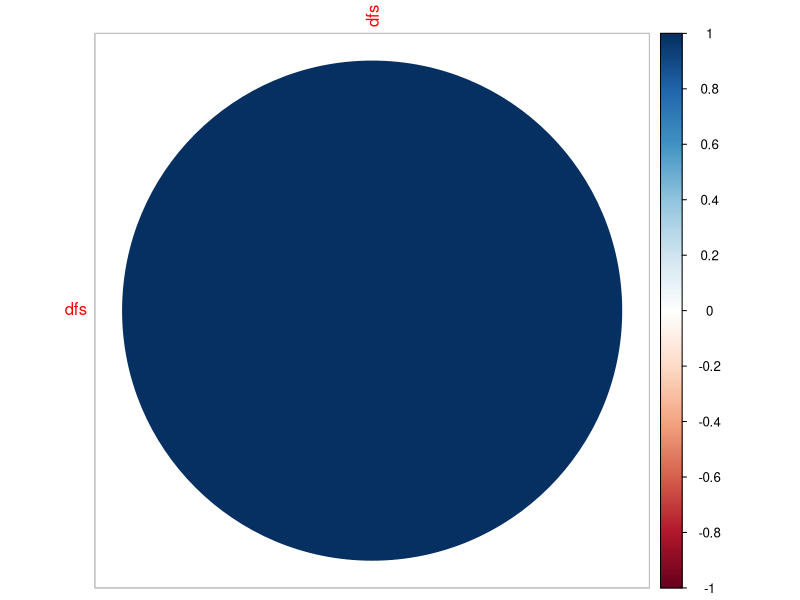
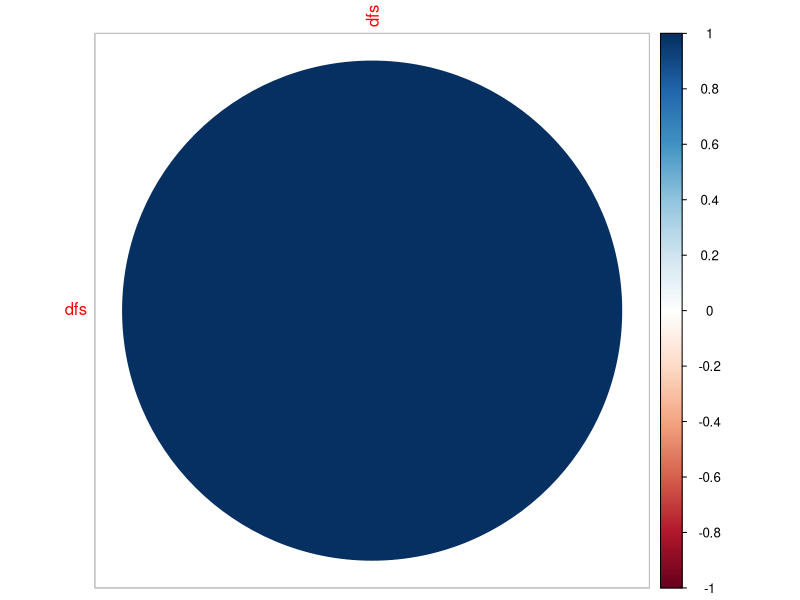
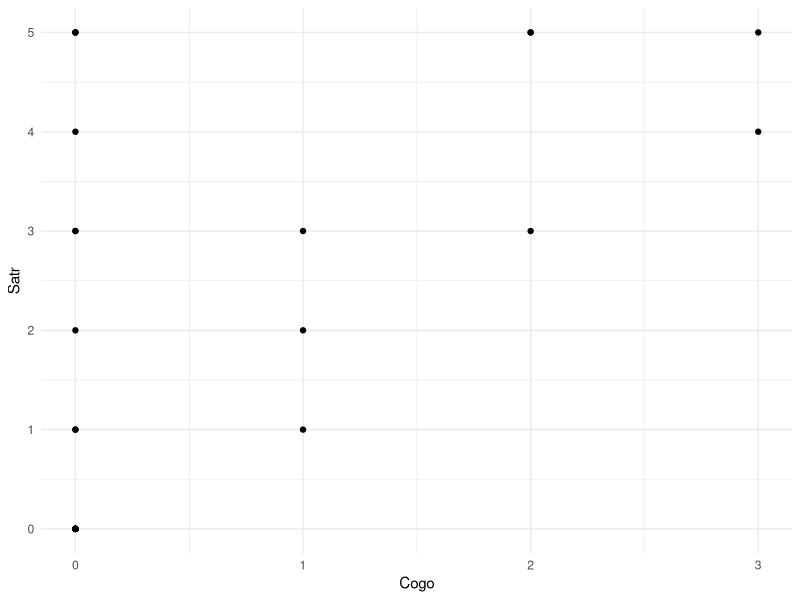

Reproduce these figures in R, in order.
#肖航
#SA23008149
#写一段简短的代码来移除 Doubs 数据集中存在缺失数据的站点，并检测环境因素是否存在共线性。
# 加载所需的库
library(tidyverse)
library(corrplot)
library(ade4)

# 加载 Doubs 数据集
data(doubs, package = 'ade4')

# 删除带有缺失数据的行
doubs_data <- na.omit(doubs$env)

# 检查环境因素之间的共线性
env_factors <- select(doubs_data, starts_with("dfs"))
env_corr <- cor(env_factors)

# 使用 corrplot 可视化共线性
corrplot(env_corr, method = "circle")

# 保存相关性图
png("env_factors_correlation.png")
corrplot(env_corr, method = "circle")
dev.off()

# 分析鱼类与环境因素之间的关系并对其进行可视化
# 绘制鱼类和环境因素之间的关系
fish_env_plot <- ggplot(doubs$fish, aes(x = Cogo, y = Satr)) +
  geom_point() +
  labs(x = "Cogo", y = "Satr") +
  theme_minimal()

# 保存图形
ggsave("fish_env_relationship.png", plot = fish_env_plot, width = 8, height = 6, dpi = 300)
